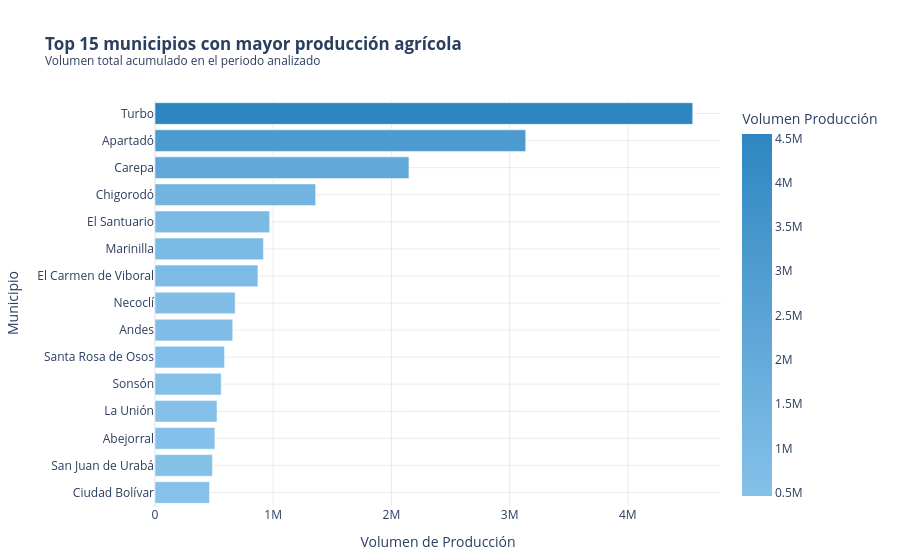

Notebook cell for this chart:
### Markdown cell above
Segunda pregunta

### Code cell
fig2 = func.top_municipios(df_completo)
fig2.show()

### Figure 1 — Plotly figure (JSON) as saved in the notebook; plotly's stock layout.template omitted (floating-point values rounded to 4 significant figures)
{"data": [{"hovertemplate": "<b>Municipio:</b> %{y}<br><b>Producción:</b> %{x:,.0f}<extra></extra>", "legendgroup": "", "marker": {"color": [4549000.0, 3136000.0, 2148000.0, 1359000.0, 970100.0, 917700.0, 870600.0, 678200.0, 657700.0, 588100.0, 560000.0, 524700.0, 506700.0, 485600.0, 461400.0], "coloraxis": "coloraxis", "pattern": {"shape": ""}}, "name": "", "orientation": "h", "showlegend": false, "textposition": "auto", "type": "bar", "x": [4549000.0, 3136000.0, 2148000.0, 1359000.0, 970100.0, 917700.0, 870600.0, 678200.0, 657700.0, 588100.0, 560000.0, 524700.0, 506700.0, 485600.0, 461400.0], "xaxis": "x", "y": ["Turbo", "Apartadó", "Carepa", "Chigorodó", "El Santuario", "Marinilla", "El Carmen de Viboral", "Necoclí", "Andes", "Santa Rosa de Osos", "Sonsón", "La Unión", "Abejorral", "San Juan de Urabá", "Ciudad Bolívar"], "yaxis": "y"}], "layout": {"barmode": "relative", "coloraxis": {"colorbar": {"title": {"text": "Volumen Producción"}}, "colorscale": [[0, "#85C1E9"], [1, "#2E86C1"]]}, "legend": {"orientation": "h", "tracegroupgap": 0, "x": 1, "xanchor": "right", "y": 1.02, "yanchor": "bottom"}, "margin": {"b": 20, "l": 20, "r": 20, "t": 100}, "title": {"text": "<b>Top 15 municipios con mayor producción agrícola</b><br><sup>Volumen total acumulado en el periodo analizado</sup>"}, "xaxis": {"anchor": "y", "domain": [0, 1], "gridcolor": "rgba(0,0,0,0.08)", "gridwidth": 1, "showgrid": true, "title": {"text": "Volumen de Producción"}}, "yaxis": {"anchor": "x", "categoryorder": "total ascending", "domain": [0, 1], "gridcolor": "rgba(0,0,0,0.08)", "gridwidth": 1, "showgrid": true, "title": {"text": "Municipio"}}}}
